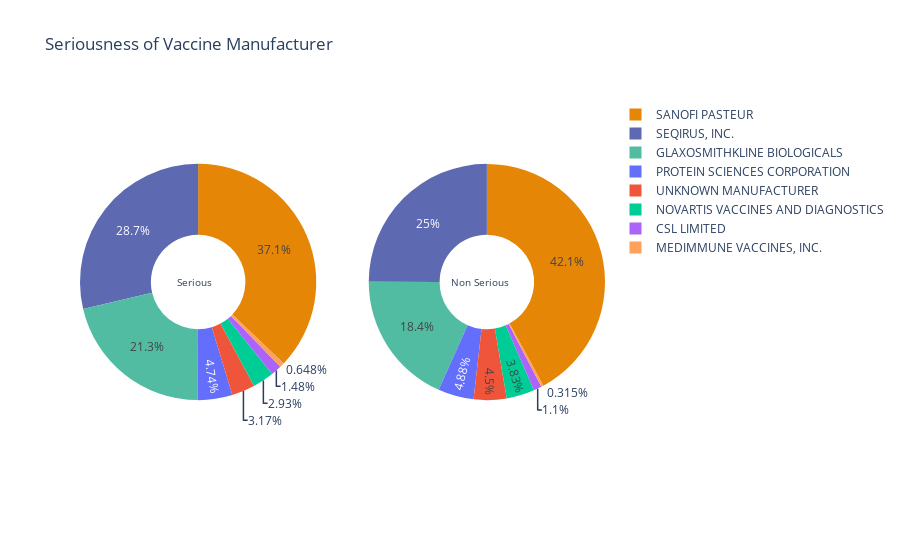

This figure's notebook cell:
### Code cell
labels = df['VAX_MANU'].value_counts().index
values1 = df[df['SERIOUS'] == 1].VAX_MANU.value_counts().values
values2 = df[df['SERIOUS'] == 0].VAX_MANU.value_counts().values

# Create subplots: use 'domain' type for Pie subplot
fig = make_subplots(rows=1, cols=2, specs=[[{'type':'domain'}, {'type':'domain'}]])
fig.add_trace(go.Pie(labels=labels, values= values1, name="Serious case",marker_colors = [ 'rgb(229, 134, 6)', 'rgb(93, 105, 177)', 'rgb(82, 188, 163)']),
              1, 1)
fig.add_trace(go.Pie(labels=labels, values=values2, name="Non Serious case",marker_colors = [ 'rgb(229, 134, 6)', 'rgb(93, 105, 177)', 'rgb(82, 188, 163)']),
              1, 2)

# Use `hole` to create a donut-like pie chart
fig.update_traces(hole=.4, hoverinfo="label+percent+name")

fig.update_layout(
    title_text="Seriousness of Vaccine Manufacturer",
    # Add annotations in the center of the donut pies.
    annotations=[dict(text='Serious', x=0.18, y=0.5, font_size=10, showarrow=False),
                 dict(text='Non Serious', x=0.82, y=0.5, font_size=10, showarrow=False)])
fig.show()

### Figure 1 — Plotly figure (JSON) as saved in the notebook; plotly's stock layout.template omitted (floating-point values rounded to 4 significant figures)
{"data": [{"domain": {"x": [0, 0.45], "y": [0, 1]}, "hole": 0.4, "hoverinfo": "label+percent+name", "labels": ["SANOFI PASTEUR", "SEQIRUS, INC.", "GLAXOSMITHKLINE BIOLOGICALS", "PROTEIN SCIENCES CORPORATION", "UNKNOWN MANUFACTURER", "NOVARTIS VACCINES AND DIAGNOSTICS", "CSL LIMITED", "MEDIMMUNE VACCINES, INC."], "marker": {"colors": ["rgb(229, 134, 6)", "rgb(93, 105, 177)", "rgb(82, 188, 163)"]}, "name": "Serious case", "type": "pie", "values": [4119, 3183, 2362, 526, 352, 325, 164, 72]}, {"domain": {"x": [0.55, 1], "y": [0, 1]}, "hole": 0.4, "hoverinfo": "label+percent+name", "labels": ["SANOFI PASTEUR", "SEQIRUS, INC.", "GLAXOSMITHKLINE BIOLOGICALS", "PROTEIN SCIENCES CORPORATION", "UNKNOWN MANUFACTURER", "NOVARTIS VACCINES AND DIAGNOSTICS", "CSL LIMITED", "MEDIMMUNE VACCINES, INC."], "marker": {"colors": ["rgb(229, 134, 6)", "rgb(93, 105, 177)", "rgb(82, 188, 163)"]}, "name": "Non Serious case", "type": "pie", "values": [20836, 12367, 9092, 2420, 2227, 1898, 547, 156]}], "layout": {"annotations": [{"font": {"size": 10}, "showarrow": false, "text": "Serious", "x": 0.18, "y": 0.5}, {"font": {"size": 10}, "showarrow": false, "text": "Non Serious", "x": 0.82, "y": 0.5}], "autosize": true, "title": {"text": "Seriousness of Vaccine Manufacturer"}}}
